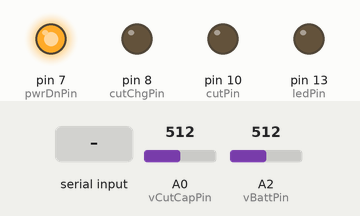
A sketch run on a simulated Arduino Uno, built with avr-gcc and run on an emulated ATmega328P. Shown: output pins drawn as LEDs (lit = HIGH). Inputs (shaded band) come from the test bench; at power-on: A0 (vCutCapPin) = 512, A2 (vBattPin) = 512. What the sketch prints to the serial monitor is not drawn.

Above: at 1.2 s.
1.3 s: "C" received over Serial
At 3.8 s:
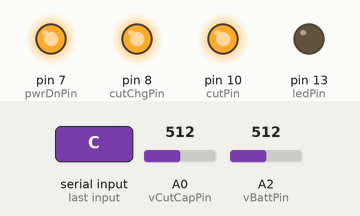
7.6 s: A0 (vCutCapPin) set to 694
13.6 s: A0 (vCutCapPin) set to 715
At 15.05 s:
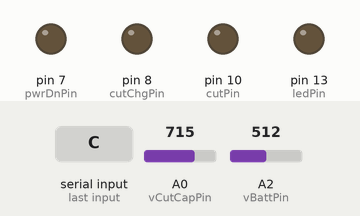
21.3 s: A0 (vCutCapPin) set to 511
At 24.7 s:
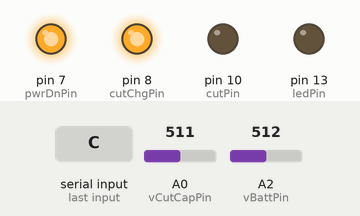
28.6 s: A0 (vCutCapPin) set to 716
At 30.5 s:
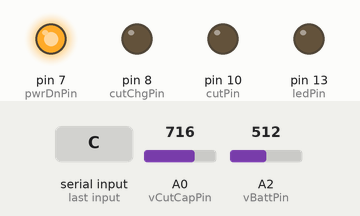
Timing chart, 0 to 37.3 s (numbered marks = the images above; inputs shaded):
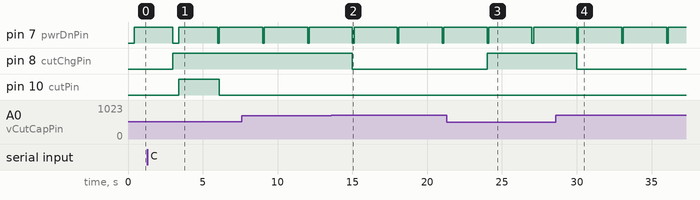

Measured:
- the behaviour switches between 705 and 706 on A0 (vCutCapPin) (found by bisection; images 1 and 2)
- after the input at 1.3 s, pin 10 (cutPin): LOW → HIGH after 2.1 s, → LOW 2.7 s later
- after the input at 13.6 s, pin 8 (cutChgPin): HIGH → LOW after 1.4 s
- after the input at 21.3 s, pin 8 (cutChgPin): LOW → HIGH after 2.7 s
- after the input at 28.6 s, pin 8 (cutChgPin): HIGH → LOW after 1.4 s
- by itself, pin 7 (pwrDnPin): alternates HIGH for 2.9 s and LOW for 0.11 s

The sketch:

CutDownRemoteTemp.ino
```cpp
#include <EEPROM.h>

#include <MsTimer2.h>

/*
 * CutDownRemoteTemp
 *
 * Lou Nigra
 * Adler Planetarium - Far Horizons
 *
 * Brendan Batliner and Milan Shah
 * Illinois Mathematics and Science Academy - SIR Program
 *
 * An interim design Upgraded for digital charging control, but
 * without the display and manual programming interface.
 *
 * Controls:
 *  Raw voltage tied to charger ON switch
 *  Programming mode when serial port is connected
 *  Timer activate/de-activate momentary contact switch (no longer used)
 *
 * Indicators:
 *  LED no blink: Charging => Programming mode inhibited.
 *  LED fast blink: Active => Timer is counting down.
 *  LED long Off: Standby => Waiting for programming window to open.
 *  LED single three flashes: Programming mode => Window open for "non-D"
 *                          input to enter programming mode.
 *
 *  The following sequence follows if a non-D character is entered while
 *  the window is open:
 *
 *  LED single six flashes: Parameter prompt: => Ready for parameter entry.
 *  LED three flashes: Confirmation: => Ready for y or n
 *
 * State Machine:
 *  standby -> WAITFORCHARGE
 *  WAITFORCHARGE
 *    -> GETTTY
 *  GETTTY
 *    (timeout) -> SLEEP
 *    (entries) -> active -> SLEEP
 *  SLEEP
 *      standby? => TTY
 *      active?  -> timerUpdate
 */
// General constants
float vRef = 3.3;
int cutPin = 10;
int cutChgPin = 8;
float vChgLow = 4.45; //Hysteresis low
float vChgHigh = 4.55; //Hysteresis high
int vTempPin = 3;
int vBattPin = 2;
int pwrDnPin = 7;
//int cutChgDisablePin = 8;
float vBattRange = vRef * ( 39 + 82 ) / 39.0 ;
int vCutCapPin = 0;
float vCutCapRange = vRef * (51 + 51 ) / 51.0; //2.0;
//int vBackupCapPin = 2;
//float vBackupCapRange = vRef * 2.0;
int ledPin = 13;
int modePin = 3;
float timeOhFactor = 0.0996; //0.1213; //0.0333; //Empirical with 3 second activeSleepTime
int maxEepromAddr = 1023; //ATMega328
String dataValues = "2*(T+75)(C), vB*20(V), vC*20(V), Cut";
float vBatt;
float vCutCap;

// Variable declarations;
int cut;
int cutDelayMins;
int ttyPollTime;
int ttyWindowTimeSecs;
int standbySleepTime;
int activeSleepTime;
int sleepTime;
int sampleCount;
int sampleNum;
int sampleTime;
float cutTimerMins;
float maxAlt;
float maxRadius;
float center_lat;
float center_lon;
float vCharged;
boolean isCharged;
boolean ledState;
int ledFlashTime;
int dataSampleInterval;
int sensType;
boolean standby;
boolean active;
boolean sleep;
boolean chgEnable;
boolean cutActive;
boolean isCut;
int eepromAddr;

void setup()
{
  pinMode(cutPin, OUTPUT);
  pinMode(cutChgPin, OUTPUT);
  pinMode(ledPin, OUTPUT);
  pinMode(modePin, INPUT_PULLUP );
  pinMode(pwrDnPin, OUTPUT);
  //pinMode(cutChgDisablePin, OUTPUT);
  setCut( false );
  setCutChg( false );
  isCut = false;
  setLED( false );
  setPwrDown( true );
  sensType = 0; //LM60
  ttyPollTime = 6000; //ms
  ttyWindowTimeSecs = 10; //secs
  standbySleepTime = 30000; //ms
  activeSleepTime = 3000; //ms
  sampleTime = 60; //ms
  float temp = ( 1000.0 * sampleTime ) / ( 1.0 * activeSleepTime );
  sampleCount = (int)( 0.5 + temp);
  ledFlashTime = 10; //ms
  active = false;
  standby = true;
  sleepTime = activeSleepTime;
  cutDelayMins = 0;
  cutTimerMins = 0;
  sampleNum = 1;
  Serial.begin(9600);
  Serial.flush();
  isCharged = false;
  MsTimer2::set( 3000, timesUp );
  cutActive = false; // Flag to limit active cutdown to one interrupt cycle.
  isCut = false; // Flag to make sure only one cutdown command is recognized
  vCutCap = vCutCapRange * analogRead( vCutCapPin ) / 1024.0;
  vBatt = vBattRange * analogRead( vBattPin ) / 1024.0;
  vCharged = vChgLow;
  //waitForCharge();
  MsTimer2::start();
}

void loop() // run over and over again
{
  if ( !sleep ) {
    setPwrDown( false );
    if ( isCharged ) {
      Serial.write('R');
    } else {
      Serial.write('W');
    }
    Serial.write('B');Serial.print(vBatt);;
    Serial.write('C');Serial.print(vCutCap);
    sleep = true;
    if ( !isCut ) cutActive = cutdownReceived();
    setCut( cutActive );
    if ( cutActive ) {
      cutActive = false;
      isCut = true;
    }
    Serial.flush();
    setPwrDown( true );
  }
}

void setPwrDown( boolean state ) {
  digitalWrite( pwrDnPin, state );
  if ( !state) delay(100); // Allow 100 ms for xBee to turn on.
}

void setCut( boolean state ) {
  digitalWrite( cutPin, state );
}

void setCutChg( boolean state ) {
  //digitalWrite( cutChgDisablePin, !state );
}

void timesUp() {
  charge();
  sleep = false;
}

boolean updateTimer() {
  cutTimerMins += ( ( 1 + timeOhFactor ) * activeSleepTime / 60000.0 );
  return( int(cutTimerMins) == cutDelayMins );
}

boolean cutdownReceived() {
  boolean isReceived = false;
  for (int i = 0; i < 10; i++)
  {
    if (Serial.available() > 0)
    {
      int incomingByte = Serial.read();
      if (incomingByte == 'C')
      {
        isReceived = true;
        Serial.write('D');
      }
    }
    delay(30);
  }
  Serial.flush();
  return isReceived;
}

void setLED( boolean state ) {
  if ( state ) {
    digitalWrite( ledPin, HIGH );
  } else {
    digitalWrite( ledPin, LOW );
  }
}

void flashLED( int flashTime, int numFlashes ) {
  for ( int i = 0 ; i < numFlashes ; i++ ) {
    digitalWrite( ledPin, HIGH );
    delay( flashTime );
    digitalWrite( ledPin, LOW );
    delay(100);
  }

}

boolean isActive() {
  return( active );
}

void setActive() {
  active = true;
}

boolean isStandby() {
  return( standby );
}

boolean getModeSwitch() {
  // Mode switch is active low
  return( digitalRead( modePin ) == LOW );
}

float readTemp( int pin, int sensType ) {
  // Temperature Sensor constants:
  //   0  LM60
  //   1  MAX6605
  //   2  TMP36
  int mVoltsAtRefTemp[] = { 424, 744, 750 };
  int refTempC[] = { 0, 0, 25 };
  float mVperDegC[] = { 6.25, 11.9, 10.0 };

  int reading = analogRead(vTempPin);
  float mVolts = reading * vRef / 1.024;

  return( ( mVolts - mVoltsAtRefTemp[sensType] ) /
            ( mVperDegC[sensType] ) +
            refTempC[sensType]);

}

void charge() {
  vCutCap = vCutCapRange * analogRead( vCutCapPin ) / 1024.0;
  vBatt = vBattRange * analogRead( vBattPin ) / 1024.0;
  if ( vCutCap < vChgLow ) {
    setCharge( HIGH );
  }
  if ( vCutCap > vChgHigh )  {
    setCharge( LOW );
  }
  isCharged = vCutCap > vCharged;
}

boolean setCharge( boolean charge ) {
  digitalWrite( cutChgPin, charge );
}

int freeRam()
{
  extern int __heap_start, *__brkval;
  int v;
  return (int) &v - (__brkval == 0 ? (int) &__heap_start : (int) __brkval);
}
```
